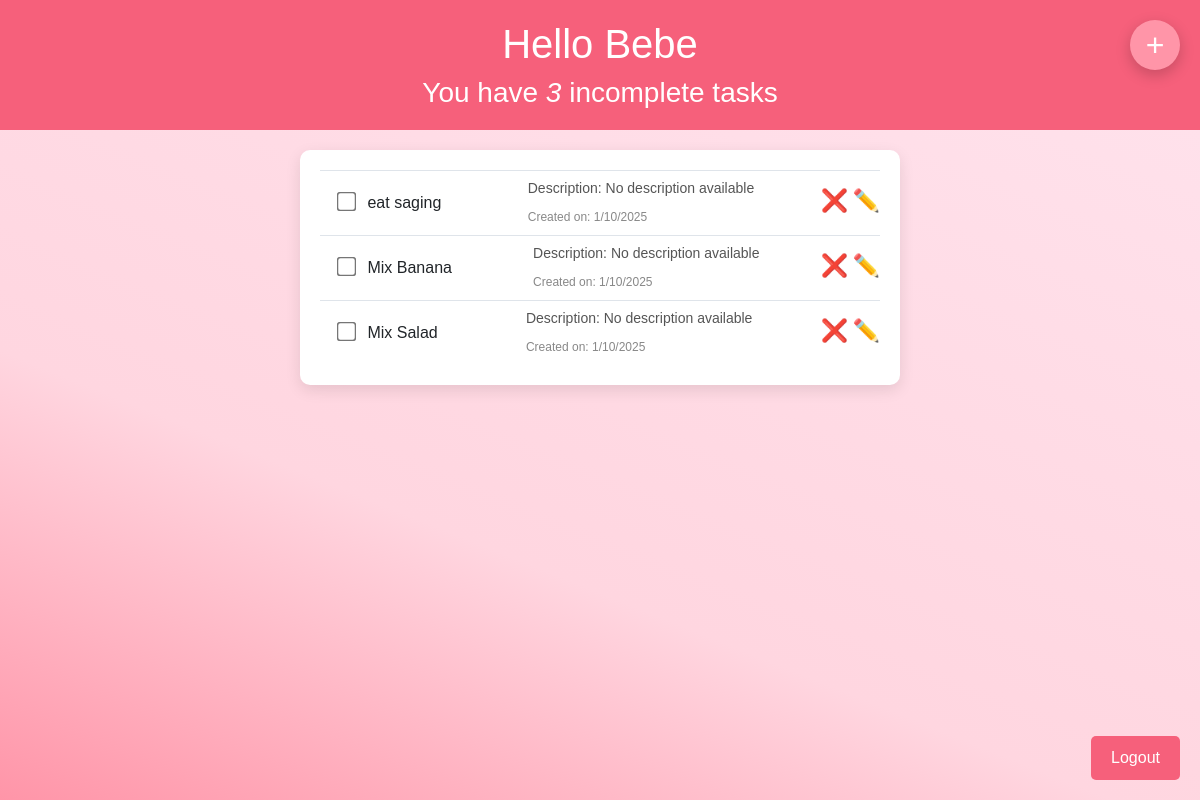
The page / (signed in) on the database its author committed.
### base/models.py (models this page shows)
class Task(models.Model):
    user = models.ForeignKey(User, on_delete=models.CASCADE, null=True, blank=True)
    title = models.CharField(max_length=200)
    description = models.TextField(null=True, blank=True)
    complete = models.BooleanField(default=False)
    created = models.DateTimeField(auto_now_add=True)
    def __str__(self):
        return self.title
    class Meta:
        ordering = ['complete']

### base/views.py (the view)
# urls.py: path('', TaskList.as_view(), name='tasks'),
class TaskList(LoginRequiredMixin, ListView):
    model = Task
    context_object_name ='tasks'
    def get_context_data(self, **kwargs):
        context = super().get_context_data(**kwargs)
        context['tasks'] = context['tasks'].filter(user=self.request.user)
        context['count'] = context['tasks'].filter(complete=False).count()
        search_input = self.request.GET.get('search-area') or ''
        if search_input:
            context['tasks'] = context['tasks'].filter(title__startswith=search_input)
        context['search_input'] = search_input
        return context

### base/templates/base/task_list.html (shortened to what this page needs)
<!DOCTYPE html>
<html lang="en">
<head>
    <link href="https://cdn.jsdelivr.net/npm/bootstrap@5.3.0/dist/css/bootstrap.min.css" rel="stylesheet">
</head>
<body>
    <div class="header-bar">
        <h1 style="margin-top: 0;">Hello {{request.user|title}}</h1>
        <h3 style="margin-bottom: 0;">You have <i>{{count}}</i> incomplete task{{ count|pluralize:"s" }}</h3>
    </div>
    {% if tasks %}
    <div class="task-container">
        {% for task in tasks %}
        <div class="task-wrapper" data-position="{{task.pk}}">
            <div class="task-title">
                <form method="POST" action="{% url 'task-complete-toggle' task.id %}">
                    <input
                        type="checkbox"
                        name="complete"
                        value="true"
                        onchange="this.form.submit()"
                        style="margin-right: 10px; transform: scale(1.5);"
                    >
                    <label>
                        {% if task.complete %}
                        <s>{{ task }}</s>
                        {% else %}
                        {{ task }}
                        {% endif %}
                    </label>
                </form>
            </div>
            <div class="task-details">
                <div class="task-desc">
                    Description: {{ task.description|default:"No description available" }}
                </div>
                <small class="task-date">
                    Created on: {{ task.created|date:"n/j/Y" }}
                </small>
            </div>
            <div class="task-controls">
                <a class="delete-link" href="{% url 'task-delete' task.id %}">❌</a>
                <a class="delete-link" href="{% url 'task-update' task.id %}">✏️</a>
            </div>
        </div>
        {% endfor %}
    </div>
    {% else %}
    <div class="empty-message">
        <span>😞</span>
        No tasks available. Add a new task!
    </div>
    {% endif %}
    <a href="{% url 'task-create' %}">
        <button type="button" class="btn add-task-btn rounded-circle" style="background-color: #ff95a8; border-color: #ff95a8;" data-bs-toggle="modal" data-bs-target="#addTaskModal">
            +
        </button>
    </a>
    <form method="POST" action="{% url 'logout' %}">
        <button class="logout-btn">Logout</button>
    </form>
</body>
</html>

### base/templates/base/task_list.html (style rules this page uses)
body { margin: 0; font-family: Arial, sans-serif; background: linear-gradient(22deg, rgba(255,149,168,1) 0%, rgba(255,214,224,1) 35%, rgba(255,227,237,1) 100%) !important; min-height: 100vh; position: relative; }
.header-bar { background: #f6607b; padding: 20px; text-align: center; color: white; font-size: 1.5rem; font-weight: bold; }
.task-container { max-width: 600px; margin: 20px auto; background: white; border-radius: 10px; padding: 20px; box-shadow: 0 5px 15px rgba(0, 0, 0, 0.1); }
.add-task-btn { position: absolute; top: 20px; right: 20px; width: 50px; height: 50px; background: #fc7171; color: white; font-size: 2rem; border: none; outline: none; border-radius: 50%; box-shadow: 0 5px 15px rgba(0, 0, 0, 0.2); cursor: pointer; display: flex; justify-content: center; align-items: center; }
.logout-btn { position: absolute; bottom: 20px; right: 20px; background-color: #f6607b; color: white; font-size: 1rem; border: none; outline: none; border-radius: 5px; padding: 10px 20px; cursor: pointer; }
.task-wrapper { display: flex; align-items: center; justify-content: space-between; background-color: #fff; border-top: 1px solid #dfe4ea; overflow: hidden; }
.task-title { display: flex; padding: 20px; }
.delete-link { text-decoration: none; font-weight: 900; color: #cf4949; font-size: 22px; line-height: 0; padding: 20px 0px; }
.task-desc { font-size: 14px; color: #555; margin-bottom: 5px; }
.task-date { font-size: 12px; color: #888; }

### rows shown on the page
Task: title "eat saging", description "No description available", created "1/10/2025"
Task: title "Mix Banana", description "No description available", created "1/10/2025"
Task: title "Mix Salad", description "No description available", created "1/10/2025"

### other values the page prints
{{ request.user|title }} "Bebe"
{{ count }} "3"
